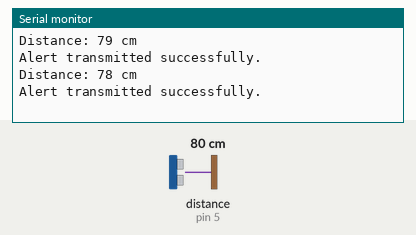
The sketch below on a simulated Arduino Uno, built with avr-gcc and run on an emulated ATmega328P. On the bench: the last lines printed to the serial monitor. Wiring (inferred from the names in the program): ultrasonic range finder: trigger pin 4; echo pin 5. The inputs (shaded band) are chosen by the test bench; at power-on: distance to the obstacle (sensor on pin 5) 80 cm. The echo pulse lasts 58.3 µs per cm; no radio packets arrive unless stated.

Above: at 1.8 s.
1.9 s: distance to the obstacle (sensor on pin 5) set to 2 cm
At 2.8 s:
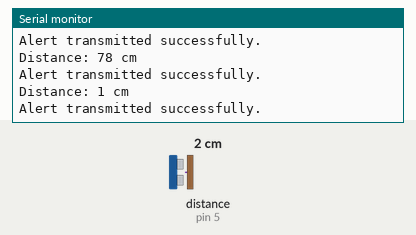
3.4 s: distance to the obstacle (sensor on pin 5) set to 4 cm
At 4.8 s:
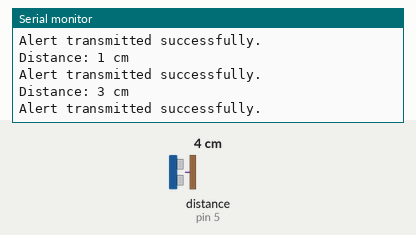
Timing chart, 0 to 6.4 s (numbered marks = the images above; inputs shaded):
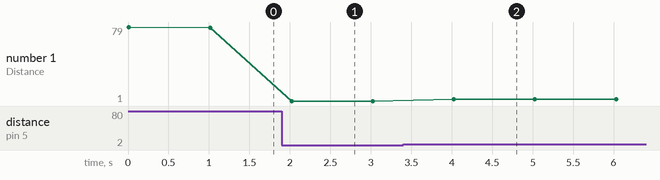

The sketch:

transmitter.ino
```cpp
#include <SPI.h>
#include <nRF24L01.h>
#include <RF24.h>

RF24 radio(9, 10); // CE, CSN
const byte address[6] = "00001";

const int trigPin = 4;
const int echoPin = 5;

long duration;
int distance;

void setup() {
  Serial.begin(9600);
  radio.begin();
  radio.openWritingPipe(address);
  radio.setPALevel(RF24_PA_MAX);
  radio.stopListening();

  pinMode(trigPin, OUTPUT);
  pinMode(echoPin, INPUT);
}

void loop() {
  // Ultrasonic sensor code
  digitalWrite(trigPin, LOW);
  delayMicroseconds(2);
  digitalWrite(trigPin, HIGH);
  delayMicroseconds(10);
  digitalWrite(trigPin, LOW);
  duration = pulseIn(echoPin, HIGH);
  distance = duration * 0.034 / 2;

  // Print the distance to the serial monitor
  Serial.print("Distance: ");
  Serial.print(distance);
  Serial.println(" cm");

  // Check if the distance is less than 100 cm (1 meter)
  if (distance < 100) {
    // Transmit distance data using NRF24L01 module
    radio.write(&distance, sizeof(distance));

    // Print message to indicate successful transmission
    Serial.println("Alert transmitted successfully.");
  }

  // Add delay for stability
  delay(1000);
}
```

Measured:
- after the input at 1.9 s, the serial monitor: prints a new line after 0.12 s (image 1)
- after the input at 3.4 s, the serial monitor: prints a new line after 0.63 s (image 2)
- plotted number 1: 78 → 1 after the input at 1.9 s, 1 → 3 after the input at 3.4 s
